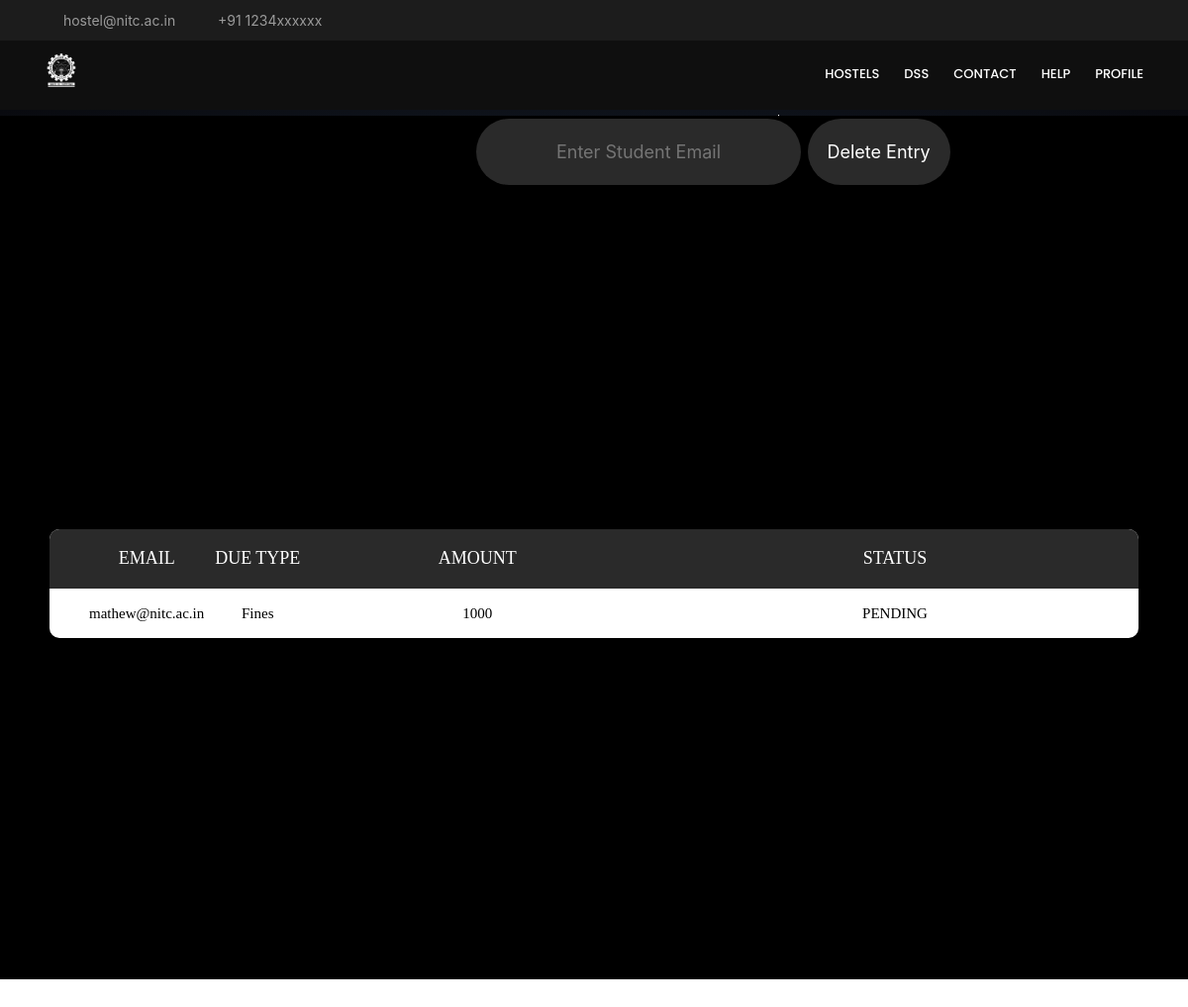
Screenshot of /Tables/dues.php with the database file from the repository.
### tables this page shows
CREATE TABLE `dues` (
  `sEmail` varchar(40) NOT NULL,
  `amount` int(11) NOT NULL,
  `dueType` varchar(10) NOT NULL,
  `status` varchar(255) NOT NULL DEFAULT 'PENDING'
);

### Tables/dues.php (the view, shortened to what this page needs)
<?php
	$conn = mysqli_connect('localhost','root','','hms');
	if(!$conn){
		echo 'Connection error: '. mysqli_connect_error();
	}
	else
	{
		$sql = "SELECT * FROM dues";
		$result = mysqli_query($conn, $sql);
		$rows = mysqli_fetch_all($result, MYSQLI_ASSOC);
	}
	?>
<!DOCTYPE html>
<html lang="en">
<head>
	<link rel="stylesheet" type="text/css" href="vendor/bootstrap/css/bootstrap.min.css">
	<link rel="stylesheet" type="text/css" href="fonts/font-awesome-4.7.0/css/font-awesome.min.css">
	<link rel="stylesheet" type="text/css" href="vendor/animate/animate.css">
	<link rel="stylesheet" type="text/css" href="vendor/select2/select2.min.css">
	<link rel="stylesheet" type="text/css" href="vendor/perfect-scrollbar/perfect-scrollbar.css">
	<link rel="stylesheet" type="text/css" href="css/util.css">
	<link rel="stylesheet" type="text/css" href="css/main.css">
	<link href="default.css" rel="stylesheet" type="text/css" media="all" />
	<link href="fonts.css" rel="stylesheet" type="text/css" media="all" />
	<link href="../vendor/bootstrap/css/bootstrap.min.css" rel="stylesheet">
	<link href="../vendor/icofont/icofont.min.css" rel="stylesheet">
	<link href="../vendor/boxicons/css/boxicons.min.css" rel="stylesheet">
	<link href="../vendor/venobox/venobox.css" rel="stylesheet">
	<link href="../vendor/owl.carousel/assets/owl.carousel.min.css" rel="stylesheet">
	<link href="../vendor/aos/aos.css" rel="stylesheet">
</head>
<body>
	<section id="topbar" class="d-none d-lg-block">
		<div class="container d-flex">
			<div class="contact-info mr-auto">
				<i class="icofont-envelope"></i><a href="mailto:hostel@nitc.ac.in">hostel@nitc.ac.in</a>
				<i class="icofont-phone"></i> +91 1234xxxxxx
			</div>
		</div>
	</section>
	<header id="headers">
		<div class="container d-flex">
			<div class="logo mr-auto">
				<a href="../index.html"><img src="../images/NITC.png" alt="" class="img-fluid"></a>
			</div>
			<nav class="nav-menu d-none d-lg-block">
				<ul>
					<li><a href="../hostel.html">Hostels</a></li>
					<li><a href="http://www.dss.nitc.ac.in/">DSS</a></li>
					<li><a href="../contact.html">Contact</a></li>
					<li><a href="../help.html">Help</a></li>
					<li><a href="../Profile/admin.php">Profile</a></li>
				</ul>
			</nav>
		</div>
	</header>
	<div style="background: radial-gradient(ellipse at bottom, #1B2735 0%, #090A0F 100%);">
    <div id="stars2"></div>
    <div id="stars3"></div>
	<div style="background-color: #000;">
		<form style = "margin-left: 40%;" action = "dues.php" method=POST>
			<input type="text" name="semail" placeholder="Enter Student Email" class = "submitbutton submitbutton1">
			<input type="submit" name="submitdd" value="Delete Entry" class="submitbutton submitbutton1">
		</form>
	</div>
	<div class="limiter">
			<div class="container-table100">
			<div class="wrap-table100">
				<div class="table100">
					<table>
						<thead>
							<tr class="table100-head">
								<th class="column1">EMAIL</th>
								<th class="column2">DUE TYPE</th>
								<th class="column3">AMOUNT</th>
								<th class="column4">STATUS</th>
						</thead>
						<tbody>
		<?php
			foreach($rows as $row){ ?>
				<tr>
									<td class="column1"><?php echo $row['sEmail']; ?></td>
									<td class="column2"><?php echo $row['dueType'] ;?></td>
									<td class="column3"><?php echo $row['amount'] ;?></td>
									<td class="column4"><?php echo $row['status'] ;?></td>
				</tr>
		<?php } ?>
						</tbody>
					</table>
				</div>
			</div>
		</div>
	</div>
</body>
</html>

### rows the page displays
dues: sEmail "mathew@nitc.ac.in", dueType "Fines", amount "1000", status "PENDING"
